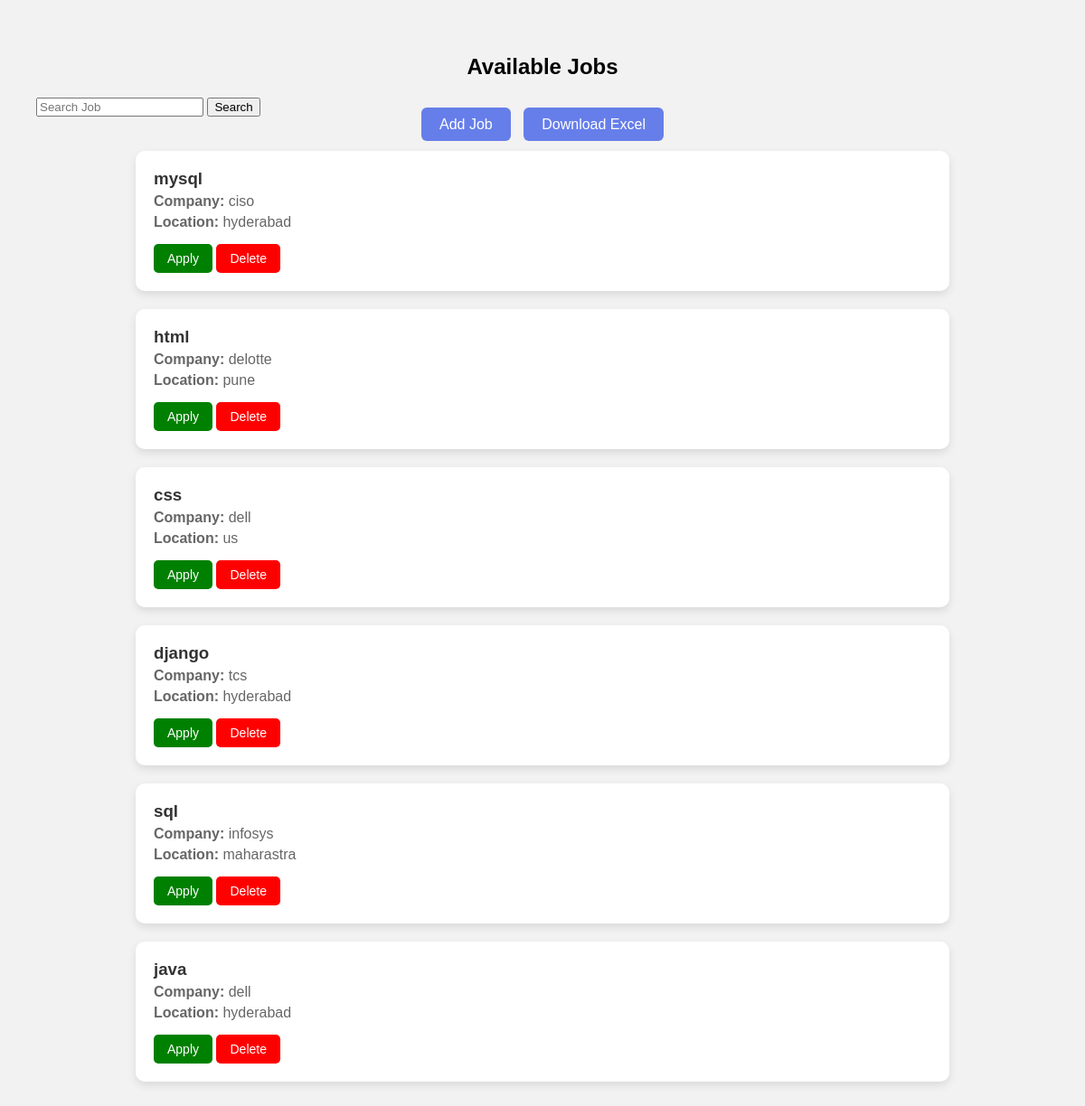
Page /jobs on the committed database.
### tables this page shows
CREATE TABLE jobs(
        id INTEGER PRIMARY KEY AUTOINCREMENT,
        title TEXT,
        company TEXT,
        location TEXT);

### app.py (the view)
@app.route("/jobs")
def jobs():
    search = request.args.get("search")
    conn = sqlite3.connect("database.db")
    cur = conn.cursor()
    if search:
        cur.execute("SELECT * FROM jobs WHERE title LIKE ?", ('%'+search+'%',))
    else:
        cur.execute("SELECT * FROM jobs")
    all_jobs = cur.fetchall()
    conn.close()
    return render_template("jobs.html", jobs=all_jobs)

### templates/jobs.html (shortened to what this page needs)
<!DOCTYPE html>
<html>
<head>
</head>
<body>
<h2>Available Jobs</h2>
<form method="GET" action="/jobs">
    <input type="text" name="search" placeholder="Search Job">
    <button type="submit">Search</button>
</form>
<div class="top-buttons">
<a href="/addjob">Add Job</a>
<a href="/export_excel">Download Excel</a>
</div>
<div class="container">
{% for job in jobs %}
<div class="job">
<h3>{{ job[1] }}</h3>
<p><b>Company:</b> {{ job[2] }}</p>
<p><b>Location:</b> {{ job[3] }}</p>
<a href="/apply/{{ job[0] }}" class="btn apply">Apply</a>
<a href="/deletejob/{{ job[0] }}"
class="btn delete"
onclick="return confirm('Delete this job?')">
Delete
</a>
</div>
{% endfor %}
</div>
</body>
</html>

### templates/jobs.html (style rules this page uses)
body { font-family: Arial; background:#f2f2f2; margin:0; padding:40px; }
h2 { text-align:center; }
.container { max-width:900px; margin:auto; }
.job { background:white; padding:20px; margin:20px 0; border-radius:10px; box-shadow:0 4px 10px rgba(0,0,0,0.1); }
.job h3 { margin:0; color:#333; }
.job p { margin:5px 0; color:#666; }
.btn { display:inline-block; margin-top:10px; padding:8px 15px; text-decoration:none; color:white; border-radius:5px; font-size:14px; }
.apply { background:green; }
.delete { background:red; }
.top-buttons { text-align:center; margin-bottom:20px; }
.top-buttons a { background:#667eea; padding:10px 20px; color:white; text-decoration:none; border-radius:6px; margin:5px; }

### rows in the picture
jobs: title "mysql", company "ciso", location "hyderabad"
jobs: title "html", company "delotte", location "pune"
jobs: title "css", company "dell", location "us"
jobs: title "django", company "tcs", location "hyderabad"
jobs: title "sql", company "infosys", location "maharastra"
jobs: title "java", company "dell", location "hyderabad"
